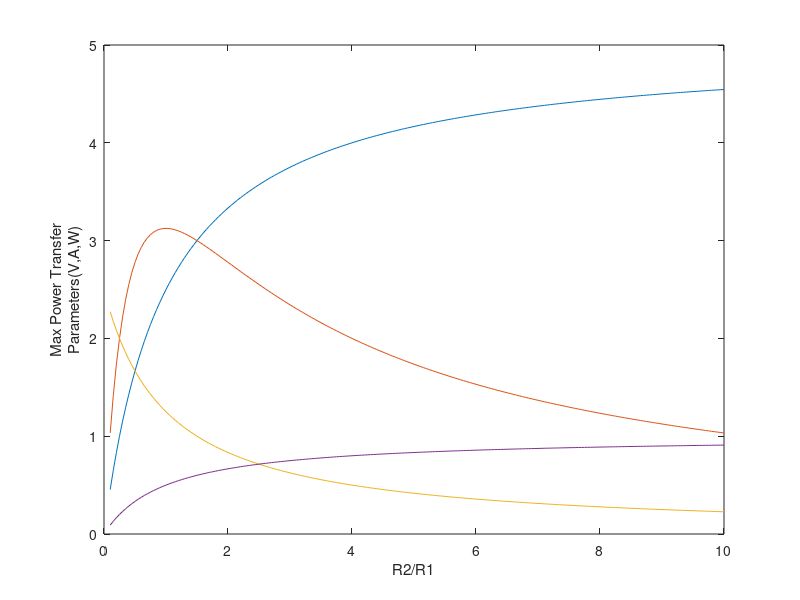

Here is the MATLAB script that generated this plot: (Note: this script raises an error after producing the figure.)
R1 = [2]
R2 = [0.2:0.1:20]
Vin = 5
I = Vin./(R1 + R2)
Vout = Vin*R2./(R1 + R2)
Pin = I.*Vin
Pout = I.*Vout
E = Pout./Pin
plot(R2./R1,Vout,R2./R1,Pout,R2./R1,I,R2./R1,E)
xlabel('R2/R1')
ylabel({'Max Power Transfer';'Parameters(V,A,W)'})
gtext('Vout')
gtext('Pout')
gtext('Current')
gtext('Pout/Pin')
grid on